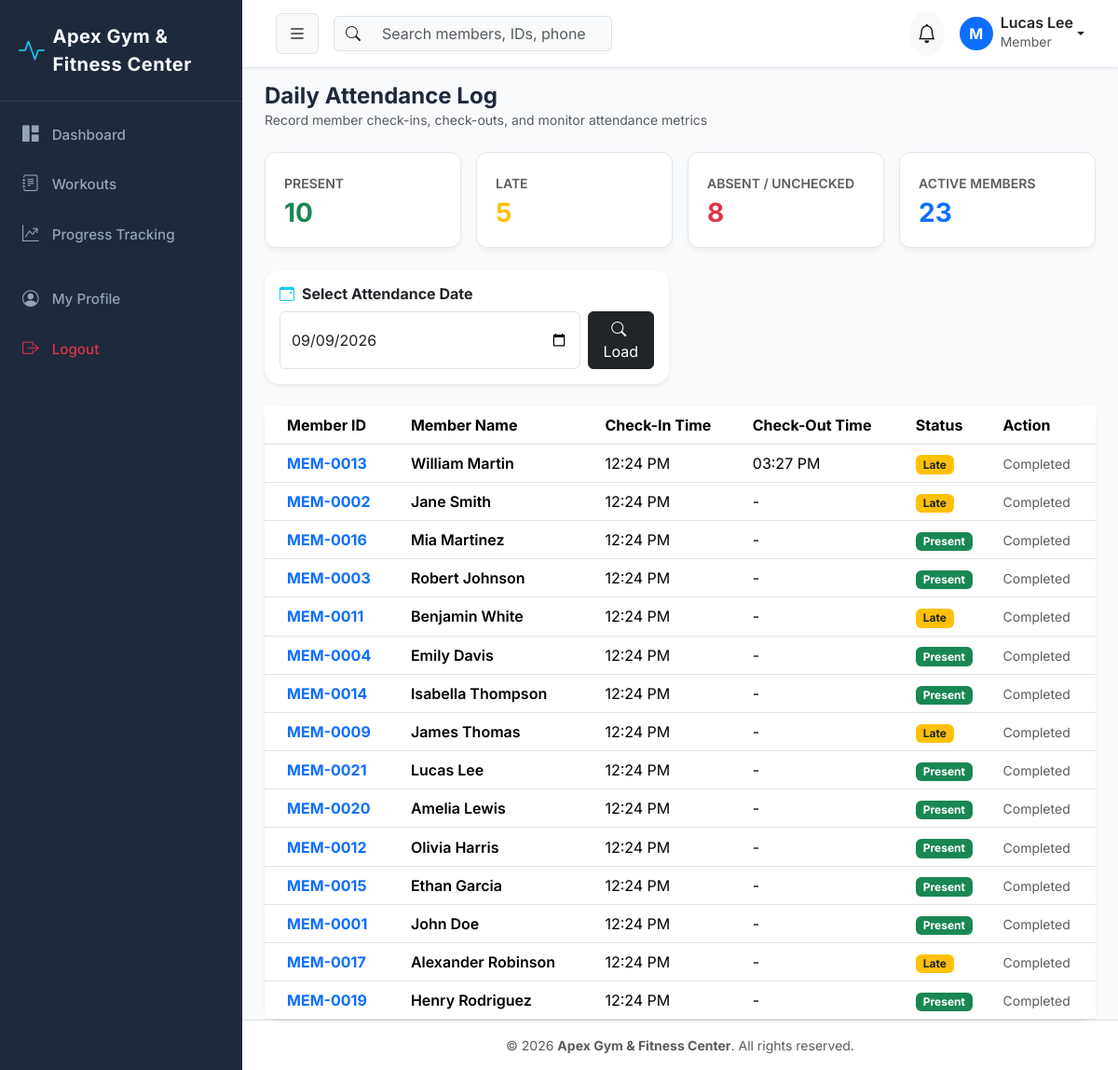
Screenshot of /attendance/ (signed in) with the database file from the repository.
### gym_settings/models.py (models this page shows, shortened)
class GymSetting(models.Model):
    name = models.CharField(max_length=150, default='Apex Gym & Fitness Center')
    logo = models.ImageField(upload_to='gym_logo/', blank=True, null=True)
    address = models.TextField(default='123 Fitness Avenue, Tech District, City Center')
    phone = models.CharField(max_length=20, default='+1 (555) 019-2834')
    email = models.EmailField(default='contact@apexgym.com')
    opening_time = models.TimeField(default=time(6, 0))
    closing_time = models.TimeField(default=time(22, 0))
    currency = models.CharField(max_length=10, default='₹')
    tax_percentage = models.DecimalField(max_digits=5, decimal_places=2, default=18.00)
    updated_at = models.DateTimeField(auto_now=True)
    @classmethod
    def get_settings(cls):
        obj, created = cls.objects.get_or_create(pk=1)
        return obj

### accounts/models.py (models this page shows, shortened)
class User(AbstractUser):
    class Role(models.TextChoices):
        ADMIN = 'ADMIN', 'Admin'
        STAFF = 'STAFF', 'Staff'
        TRAINER = 'TRAINER', 'Trainer'
        MEMBER = 'MEMBER', 'Member'
    role = models.CharField(
        max_length=20,
        choices=Role.choices,
        default=Role.MEMBER,
        help_text='Role for role-based access control'
    )
    phone = models.CharField(max_length=20, blank=True, null=True)
    profile_picture = models.ImageField(upload_to='profiles/', blank=True, null=True)
    created_at = models.DateTimeField(auto_now_add=True)
    updated_at = models.DateTimeField(auto_now=True)
    @property
    def is_admin(self):
        return self.role == self.Role.ADMIN or self.is_superuser
    @property
    def is_staff_user(self):
        return self.role == self.Role.STAFF or self.is_admin
    @property
    def is_member(self):
        return self.role == self.Role.MEMBER
    def get_full_name_or_username(self):
        full = f"{self.first_name} {self.last_name}".strip()
        return full if full else self.username

### attendance/models.py (models this page shows, shortened)
class Attendance(models.Model):
    class StatusChoices(models.TextChoices):
        PRESENT = 'PRESENT', 'Present'
        ABSENT = 'ABSENT', 'Absent'
        LATE = 'LATE', 'Late'
    member = models.ForeignKey(Member, on_delete=models.CASCADE, related_name='attendances')
    date = models.DateField(default=timezone.now)
    check_in_time = models.TimeField(blank=True, null=True)
    check_out_time = models.TimeField(blank=True, null=True)
    status = models.CharField(max_length=20, choices=StatusChoices.choices, default=StatusChoices.PRESENT)
    created_at = models.DateTimeField(auto_now_add=True)
    class Meta:
        unique_together = ('member', 'date')
        ordering = ['-date', '-check_in_time']

### members/models.py (models this page shows, shortened)
class Member(models.Model):
    class GenderChoices(models.TextChoices):
        MALE = 'MALE', 'Male'
        FEMALE = 'FEMALE', 'Female'
        OTHER = 'OTHER', 'Other'
    class StatusChoices(models.TextChoices):
        ACTIVE = 'ACTIVE', 'Active'
        INACTIVE = 'INACTIVE', 'Inactive'
        SUSPENDED = 'SUSPENDED', 'Suspended'
        EXPIRED = 'EXPIRED', 'Expired'
    member_id = models.CharField(max_length=20, unique=True, editable=False)
    user = models.OneToOneField(
        settings.AUTH_USER_MODEL,
        on_delete=models.CASCADE,
        related_name='member_profile'
    )
    date_of_birth = models.DateField(blank=True, null=True)
    gender = models.CharField(max_length=10, choices=GenderChoices.choices, default=GenderChoices.MALE)
    phone = models.CharField(max_length=20)
    email = models.EmailField()
    address = models.TextField(blank=True, null=True)
    emergency_contact_name = models.CharField(max_length=100, blank=True, null=True)
    emergency_contact_phone = models.CharField(max_length=20, blank=True, null=True)
    joining_date = models.DateField(default=timezone.now)
    status = models.CharField(max_length=20, choices=StatusChoices.choices, default=StatusChoices.ACTIVE)
    height = models.DecimalField(max_digits=5, decimal_places=2, help_text='Height in cm', blank=True, null=True)
    weight = models.DecimalField(max_digits=5, decimal_places=2, help_text='Weight in kg', blank=True, null=True)
    medical_notes = models.TextField(blank=True, null=True)
    profile_picture = models.ImageField(upload_to='members/', blank=True, null=True)
    created_at = models.DateTimeField(auto_now_add=True)
    updated_at = models.DateTimeField(auto_now=True)
    @property
    def full_name(self):
        return self.user.get_full_name_or_username()

### attendance/views.py (the view, shortened to what this page needs)
# urls.py: path('', views.attendance_list_view, name='list'),
@login_required
def attendance_list_view(request):
    selected_date_str = request.GET.get('date', timezone.now().strftime('%Y-%m-%d'))
    try:
        selected_date = datetime.strptime(selected_date_str, '%Y-%m-%d').date()
    except ValueError:
        selected_date = timezone.now().date()
    search_query = request.GET.get('q', '')
    status_filter = request.GET.get('status', '')
    attendances = Attendance.objects.select_related('member__user').filter(date=selected_date)
    if status_filter:
        attendances = attendances.filter(status=status_filter)
    total_members = Member.objects.filter(status='ACTIVE').count()
    today_attendances = Attendance.objects.filter(date=selected_date)
    present_count = today_attendances.filter(status='PRESENT').count()
    late_count = today_attendances.filter(status='LATE').count()
    absent_count = max(0, total_members - (present_count + late_count))
    paginator = Paginator(attendances, 15)
    page_number = request.GET.get('page')
    page_obj = paginator.get_page(page_number)
    check_in_form = QuickCheckInForm()
    return render(request, 'attendance/attendance_list.html', {
        'page_obj': page_obj,
        'selected_date': selected_date.strftime('%Y-%m-%d'),
        'search_query': search_query,
        'status_filter': status_filter,
        'present_count': present_count,
        'late_count': late_count,
        'absent_count': absent_count,
        'total_members': total_members,
        'check_in_form': check_in_form,
        'statuses': Attendance.StatusChoices.choices,
    })

### templates/attendance/attendance_list.html (shortened to what this page needs)
{% extends "base.html" %}
{% block content %}
<div class="d-flex justify-content-between align-items-center mb-4">
    <div>
        <h4 class="fw-bold mb-0">Daily Attendance Log</h4>
        <p class="text-muted small mb-0">Record member check-ins, check-outs, and monitor attendance metrics</p>
    </div>
</div>
<div class="row g-3 mb-4">
    <div class="col-6 col-md-3">
        <div class="stat-card">
            <span class="text-muted small fw-semibold text-uppercase">Present</span>
            <h3 class="fw-bold mb-0 mt-1 text-success">{{ present_count }}</h3>
        </div>
    </div>
    <div class="col-6 col-md-3">
        <div class="stat-card">
            <span class="text-muted small fw-semibold text-uppercase">Late</span>
            <h3 class="fw-bold mb-0 mt-1 text-warning">{{ late_count }}</h3>
        </div>
    </div>
    <div class="col-6 col-md-3">
        <div class="stat-card">
            <span class="text-muted small fw-semibold text-uppercase">Absent / Unchecked</span>
            <h3 class="fw-bold mb-0 mt-1 text-danger">{{ absent_count }}</h3>
        </div>
    </div>
    <div class="col-6 col-md-3">
        <div class="stat-card">
            <span class="text-muted small fw-semibold text-uppercase">Active Members</span>
            <h3 class="fw-bold mb-0 mt-1 text-primary">{{ total_members }}</h3>
        </div>
    </div>
</div>
<div class="row g-4 mb-4">
    <div class="col-md-6">
        <div class="card border-0 shadow-sm rounded-4 p-3 bg-white">
            <h6 class="fw-bold mb-2"><i class="bi bi-calendar-event text-info me-2"></i>Select Attendance Date</h6>
            <form method="GET" class="d-flex gap-2">
                <input type="date" name="date" class="form-control" value="{{ selected_date }}">
                <button type="submit" class="btn btn-dark"><i class="bi bi-search me-1"></i>Load</button>
            </form>
        </div>
    </div>
</div>
<div class="card border-0 shadow-sm rounded-4">
    <div class="card-body p-0">
        <div class="table-responsive">
            <table class="table table-hover align-middle mb-0">
                <thead class="bg-light">
                    <tr>
                        <th class="ps-4">Member ID</th>
                        <th>Member Name</th>
                        <th>Check-In Time</th>
                        <th>Check-Out Time</th>
                        <th>Status</th>
                        <th>Action</th>
                    </tr>
                </thead>
                <tbody>
                    {% for att in page_obj %}
                    <tr>
                        <td class="ps-4 fw-bold text-primary">{{ att.member.member_id }}</td>
                        <td class="fw-semibold">{{ att.member.full_name }}</td>
                        <td>{{ att.check_in_time|time:"h:i A"|default:"-" }}</td>
                        <td>{{ att.check_out_time|time:"h:i A"|default:"-" }}</td>
                        <td>
                            <span class="badge {% if att.status == 'PRESENT' %}bg-success{% elif att.status == 'LATE' %}bg-warning text-dark{% else %}bg-danger{% endif %}">
                                {{ att.get_status_display }}
                            </span>
                        </td>
                        <td>
                            {% if not att.check_out_time and not user.is_member %}
                            <a href="{% url 'attendance:check_out' att.pk %}" class="btn btn-sm btn-outline-danger"><i class="bi bi-box-arrow-right"></i> Check Out</a>
                            {% else %}
                            <span class="text-muted small">Completed</span>
                            {% endif %}
                        </td>
                    </tr>
                    {% empty %}
                    <tr><td colspan="6" class="text-center py-4 text-muted">No attendance logs recorded for {{ selected_date }}.</td></tr>
                    {% endfor %}
                </tbody>
            </table>
        </div>
    </div>
</div>
{% endblock %}

### templates/base.html (shortened to what this page needs)
<!DOCTYPE html>
<html lang="en">
<head>
    <link href="https://cdn.jsdelivr.net/npm/bootstrap@5.3.2/dist/css/bootstrap.min.css" rel="stylesheet">
    <link href="https://cdn.jsdelivr.net/npm/bootstrap-icons@1.11.1/font/bootstrap-icons.css" rel="stylesheet">
    {% load static %}
    <link rel="stylesheet" href="{% static 'css/custom.css' %}">
</head>
<body>
    <div id="wrapper">
        {% if user.is_authenticated %}
        <aside id="sidebar-wrapper">
            <div class="sidebar-heading d-flex align-items-center">
                <i class="bi bi-activity text-info me-2 fs-3"></i>
                <span class="fw-bold">{{ gym_info.name|default:"Apex Fitness" }}</span>
            </div>
            <div class="list-group list-group-flush py-2">
                <a href="{% url 'dashboard:index' %}" class="list-group-item {% if request.resolver_match.app_name == 'dashboard' %}active{% endif %}">
                    <i class="bi bi-grid-1x2-fill"></i> Dashboard
                </a>
                <a href="{% url 'workouts:list' %}" class="list-group-item {% if request.resolver_match.app_name == 'workouts' and request.resolver_match.url_name != 'progress' %}active{% endif %}">
                    <i class="bi bi-journal-text"></i> Workouts
                </a>
                <a href="{% url 'workouts:progress' %}" class="list-group-item {% if request.resolver_match.url_name == 'progress' %}active{% endif %}">
                    <i class="bi bi-graph-up-arrow"></i> Progress Tracking
                </a>
                <a href="{% url 'accounts:profile' %}" class="list-group-item mt-3 {% if request.resolver_match.url_name == 'profile' %}active{% endif %}">
                    <i class="bi bi-person-circle"></i> My Profile
                </a>
                <a href="{% url 'accounts:logout' %}" class="list-group-item text-danger">
                    <i class="bi bi-box-arrow-right"></i> Logout
                </a>
            </div>
        </aside>
        {% endif %}
        <div id="page-content-wrapper">
            {% if user.is_authenticated %}
            <nav class="navbar navbar-expand-lg top-navbar">
                <div class="container-fluid">
                    <button class="btn btn-light border" id="sidebarToggle">
                        <i class="bi bi-list fs-5"></i>
                    </button>
                    <form class="d-none d-md-flex ms-3 me-auto" action="{% url 'members:list' %}" method="GET">
                        <div class="input-group">
                            <span class="input-group-text bg-light border-end-0"><i class="bi bi-search"></i></span>
                            <input class="form-control bg-light border-start-0" type="search" name="q" placeholder="Search members, IDs, phone..." aria-label="Search">
                        </div>
                    </form>
                    <div class="d-flex align-items-center ms-auto">
                        <div class="dropdown me-3">
                            <button class="btn btn-light position-relative rounded-circle p-2" type="button" data-bs-toggle="dropdown">
                                <i class="bi bi-bell fs-5"></i>
                            </button>
                        </div>
                        <div class="dropdown">
                            <a class="d-flex align-items-center text-decoration-none dropdown-toggle text-dark" href="#" data-bs-toggle="dropdown">
                                <div class="bg-primary text-white rounded-circle d-flex align-items-center justify-content-center me-2 fw-bold" style="width: 36px; height: 36px;">
                                    {{ user.username|slice:":1"|upper }}
                                </div>
                                <div class="d-none d-sm-block text-start">
                                    <div class="fw-semibold lh-1">{{ user.get_full_name_or_username }}</div>
                                    <small class="text-muted">{{ user.get_role_display }}</small>
                                </div>
                            </a>
                        </div>
                    </div>
                </div>
            </nav>
            {% endif %}
            <div class="container-fluid pt-3 px-4">
                {% block content %}{% endblock %}
            </div>
            <footer class="mt-auto py-3 bg-white border-top text-center text-muted small">
                <div class="container">
                    &copy; {% now "Y" %} <strong>{{ gym_info.name|default:"Apex Gym & Fitness Center" }}</strong>. All rights reserved.
                </div>
            </footer>
        </div>
    </div>
</body>
</html>

### rows the page displays
GymSetting: name "Apex Gym & Fitness Center"
User: username "M", get_full_name_or_username "Lucas Lee", role "Member"
Attendance: member.member_id "MEM-0013", member.full_name "William Martin", check_in_time "12:24 PM", check_out_time "03:27 PM", status "Late", shows "Completed"
Attendance: member.member_id "MEM-0002", member.full_name "Jane Smith", check_in_time "12:24 PM", check_out_time "-", status "Late", shows "Completed"
Attendance: member.member_id "MEM-0016", member.full_name "Mia Martinez", check_in_time "12:24 PM", check_out_time "-", status "Present", shows "Completed"
Attendance: member.member_id "MEM-0003", member.full_name "Robert Johnson", check_in_time "12:24 PM", check_out_time "-", status "Present", shows "Completed"
Attendance: member.member_id "MEM-0011", member.full_name "Benjamin White", check_in_time "12:24 PM", check_out_time "-", status "Late", shows "Completed"
Attendance: member.member_id "MEM-0004", member.full_name "Emily Davis", check_in_time "12:24 PM", check_out_time "-", status "Present", shows "Completed"
Attendance: member.member_id "MEM-0014", member.full_name "Isabella Thompson", check_in_time "12:24 PM", check_out_time "-", status "Present", shows "Completed"
Attendance: member.member_id "MEM-0009", member.full_name "James Thomas", check_in_time "12:24 PM", check_out_time "-", status "Late", shows "Completed"
Attendance: member.member_id "MEM-0021", member.full_name "Lucas Lee", check_in_time "12:24 PM", check_out_time "-", status "Present", shows "Completed"
Attendance: member.member_id "MEM-0020", member.full_name "Amelia Lewis", check_in_time "12:24 PM", check_out_time "-", status "Present", shows "Completed"
Attendance: member.member_id "MEM-0012", member.full_name "Olivia Harris", check_in_time "12:24 PM", check_out_time "-", status "Present", shows "Completed"
Attendance: member.member_id "MEM-0015", member.full_name "Ethan Garcia", check_in_time "12:24 PM", check_out_time "-", status "Present", shows "Completed"
Attendance: member.member_id "MEM-0001", member.full_name "John Doe", check_in_time "12:24 PM", check_out_time "-", status "Present", shows "Completed"
Attendance: member.member_id "MEM-0017", member.full_name "Alexander Robinson", check_in_time "12:24 PM", check_out_time "-", status "Late", shows "Completed"
Attendance: member.member_id "MEM-0019", member.full_name "Henry Rodriguez", check_in_time "12:24 PM", check_out_time "-", status "Present", shows "Completed"

### other values shown
{{ present_count }} "10"
{{ late_count }} "5"
{{ absent_count }} "8"
{{ total_members }} "23"
